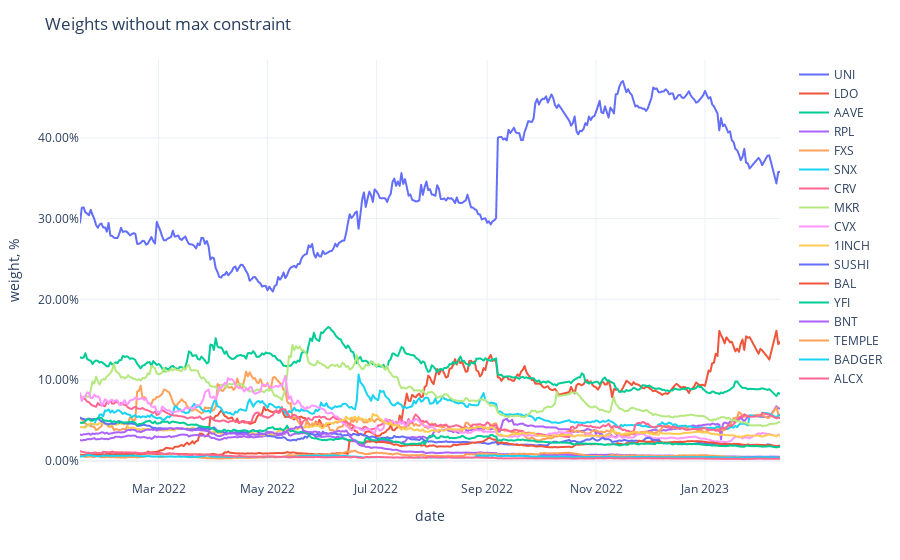

The code cell stored with this chart in its notebook:
### Code cell
fig = px.line(weights,
              labels={'value': 'weight, %', 'variable': ''})
fig.update_traces(
    hovertemplate="%{y}"
)
fig.update_yaxes(
    tickformat=".2%",
)
fig.update_xaxes(
    showspikes=True,
    spikethickness=2,
    spikedash="dot",
    spikecolor="#999999",
    spikemode="across",
)
fig.update_layout(
    ## showlegend=False,
    hovermode="x",
    hoverdistance=100,  ## Distance to show hover label of data point
    spikedistance=1000,  ## Distance to show spike
    template='plotly_white',
    title='Weights without max constraint'
)

### Figure 1 — Plotly figure (JSON) as saved in the notebook; plotly's stock layout.template omitted (floating-point values rounded to 4 significant figures; data arrays with more than 128 entries replaced by an {"elided": "..."} marker saying what was removed)
{"data": [{"hovertemplate": "%{y}", "legendgroup": "UNI", "line": {"color": "#636efa", "dash": "solid"}, "marker": {"symbol": "circle"}, "mode": "lines", "name": "UNI", "showlegend": true, "type": "scattergl", "x": {"elided": "379 str values"}, "xaxis": "x", "y": {"elided": "379 float values"}, "yaxis": "y"}, {"hovertemplate": "%{y}", "legendgroup": "LDO", "line": {"color": "#EF553B", "dash": "solid"}, "marker": {"symbol": "circle"}, "mode": "lines", "name": "LDO", "showlegend": true, "type": "scattergl", "x": {"elided": "379 str values"}, "xaxis": "x", "y": {"elided": "379 float values"}, "yaxis": "y"}, {"hovertemplate": "%{y}", "legendgroup": "AAVE", "line": {"color": "#00cc96", "dash": "solid"}, "marker": {"symbol": "circle"}, "mode": "lines", "name": "AAVE", "showlegend": true, "type": "scattergl", "x": {"elided": "379 str values"}, "xaxis": "x", "y": {"elided": "379 float values"}, "yaxis": "y"}, {"hovertemplate": "%{y}", "legendgroup": "RPL", "line": {"color": "#ab63fa", "dash": "solid"}, "marker": {"symbol": "circle"}, "mode": "lines", "name": "RPL", "showlegend": true, "type": "scattergl", "x": {"elided": "379 str values"}, "xaxis": "x", "y": {"elided": "379 float values"}, "yaxis": "y"}, {"hovertemplate": "%{y}", "legendgroup": "FXS", "line": {"color": "#FFA15A", "dash": "solid"}, "marker": {"symbol": "circle"}, "mode": "lines", "name": "FXS", "showlegend": true, "type": "scattergl", "x": {"elided": "379 str values"}, "xaxis": "x", "y": {"elided": "379 float values"}, "yaxis": "y"}, {"hovertemplate": "%{y}", "legendgroup": "SNX", "line": {"color": "#19d3f3", "dash": "solid"}, "marker": {"symbol": "circle"}, "mode": "lines", "name": "SNX", "showlegend": true, "type": "scattergl", "x": {"elided": "379 str values"}, "xaxis": "x", "y": {"elided": "379 float values"}, "yaxis": "y"}, {"hovertemplate": "%{y}", "legendgroup": "CRV", "line": {"color": "#FF6692", "dash": "solid"}, "marker": {"symbol": "circle"}, "mode": "lines", "name": "CRV", "showlegend": true, "type": "scattergl", "x": {"elided": "379 str values"}, "xaxis": "x", "y": {"elided": "379 float values"}, "yaxis": "y"}, {"hovertemplate": "%{y}", "legendgroup": "MKR", "line": {"color": "#B6E880", "dash": "solid"}, "marker": {"symbol": "circle"}, "mode": "lines", "name": "MKR", "showlegend": true, "type": "scattergl", "x": {"elided": "379 str values"}, "xaxis": "x", "y": {"elided": "379 float values"}, "yaxis": "y"}, {"hovertemplate": "%{y}", "legendgroup": "CVX", "line": {"color": "#FF97FF", "dash": "solid"}, "marker": {"symbol": "circle"}, "mode": "lines", "name": "CVX", "showlegend": true, "type": "scattergl", "x": {"elided": "379 str values"}, "xaxis": "x", "y": {"elided": "379 float values"}, "yaxis": "y"}, {"hovertemplate": "%{y}", "legendgroup": "1INCH", "line": {"color": "#FECB52", "dash": "solid"}, "marker": {"symbol": "circle"}, "mode": "lines", "name": "1INCH", "showlegend": true, "type": "scattergl", "x": {"elided": "379 str values"}, "xaxis": "x", "y": {"elided": "379 float values"}, "yaxis": "y"}, {"hovertemplate": "%{y}", "legendgroup": "SUSHI", "line": {"color": "#636efa", "dash": "solid"}, "marker": {"symbol": "circle"}, "mode": "lines", "name": "SUSHI", "showlegend": true, "type": "scattergl", "x": {"elided": "379 str values"}, "xaxis": "x", "y": {"elided": "379 float values"}, "yaxis": "y"}, {"hovertemplate": "%{y}", "legendgroup": "BAL", "line": {"color": "#EF553B", "dash": "solid"}, "marker": {"symbol": "circle"}, "mode": "lines", "name": "BAL", "showlegend": true, "type": "scattergl", "x": {"elided": "379 str values"}, "xaxis": "x", "y": {"elided": "379 float values"}, "yaxis": "y"}, {"hovertemplate": "%{y}", "legendgroup": "YFI", "line": {"color": "#00cc96", "dash": "solid"}, "marker": {"symbol": "circle"}, "mode": "lines", "name": "YFI", "showlegend": true, "type": "scattergl", "x": {"elided": "379 str values"}, "xaxis": "x", "y": {"elided": "379 float values"}, "yaxis": "y"}, {"hovertemplate": "%{y}", "legendgroup": "BNT", "line": {"color": "#ab63fa", "dash": "solid"}, "marker": {"symbol": "circle"}, "mode": "lines", "name": "BNT", "showlegend": true, "type": "scattergl", "x": {"elided": "379 str values"}, "xaxis": "x", "y": {"elided": "379 float values"}, "yaxis": "y"}, {"hovertemplate": "%{y}", "legendgroup": "TEMPLE", "line": {"color": "#FFA15A", "dash": "solid"}, "marker": {"symbol": "circle"}, "mode": "lines", "name": "TEMPLE", "showlegend": true, "type": "scattergl", "x": {"elided": "379 str values"}, "xaxis": "x", "y": {"elided": "379 float values"}, "yaxis": "y"}, {"hovertemplate": "%{y}", "legendgroup": "BADGER", "line": {"color": "#19d3f3", "dash": "solid"}, "marker": {"symbol": "circle"}, "mode": "lines", "name": "BADGER", "showlegend": true, "type": "scattergl", "x": {"elided": "379 str values"}, "xaxis": "x", "y": {"elided": "379 float values"}, "yaxis": "y"}, {"hovertemplate": "%{y}", "legendgroup": "ALCX", "line": {"color": "#FF6692", "dash": "solid"}, "marker": {"symbol": "circle"}, "mode": "lines", "name": "ALCX", "showlegend": true, "type": "scattergl", "x": {"elided": "379 str values"}, "xaxis": "x", "y": {"elided": "379 float values"}, "yaxis": "y"}], "layout": {"hoverdistance": 100, "hovermode": "x", "legend": {"title": {"text": ""}, "tracegroupgap": 0}, "margin": {"t": 60}, "spikedistance": 1000, "title": {"text": "Weights without max constraint"}, "xaxis": {"anchor": "y", "domain": [0, 1], "showspikes": true, "spikecolor": "#999999", "spikedash": "dot", "spikemode": "across", "spikethickness": 2, "title": {"text": "date"}}, "yaxis": {"anchor": "x", "domain": [0, 1], "tickformat": ".2%", "title": {"text": "weight, %"}}}}
